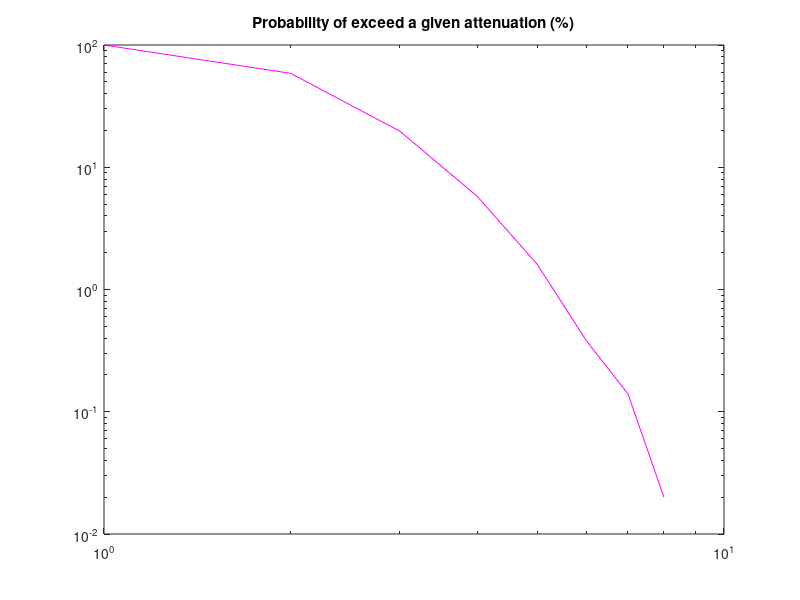

Here is the MATLAB script that generated this plot:
clear;
clc;
N=5000;									%Number of paths
t=0.0001:10/N:10;						%Time range
fc=2.4*10.^9; 							%Carrier frequency 2.4GHZ for BT
wc=2*pi*fc;
v=30/3600;								%Receiver speed[km/h]
c=300*10^3;								%Light speed
wm=wc*(v/c);							%Maximum shift
fm=wm/(2*pi);							%Doppler shift
for i=1:N
    A(i)=(2*pi/N)*i;					%Azimuthal angles
    wn(i)=wm*cos(A(i));
    O(i)=(pi*i)/(N+1);
    xc(i)=2*cos(wn(i)*t(i)).*cos(O(i))+cos(wm*t(i));
    xs(i)=2*cos(wn(i)*t(i)).*sin(O(i));
    T(i)=(1/(2*N+1)^0.5).*(xc(i)+j*xs(i));      %Complex envelope
end

M=mean(abs(T));							%Mean
MdB=20*log10(M);
TdB=floor(20*log10(abs(T)));		    %Field [dB]
z1=hist(abs(T));
z=hist(TdB,9);
n=0;

for k=1:9
    n=n+z(k);
end
for j=1:9
    P(j)=z(j)/n;
end
f(1)=P(1);
for x=2:9
    f(x)=f(x-1)+P(x);
    F(10-x)=f(x);
end

plot(z1) 								 %Distribution chart
title('Rayleigh’s distribution');
pause
semilogy(t,abs(T)/max(abs(T)),'r')       %Fading graphic
title('Received field');
ylabel('Received field intensity');
xlabel('time');
grid on
pause
loglog(100*F,'m');%Indicates the probability of exceed a given attenuation
title('Probability of exceed a given attenuation (%)');
